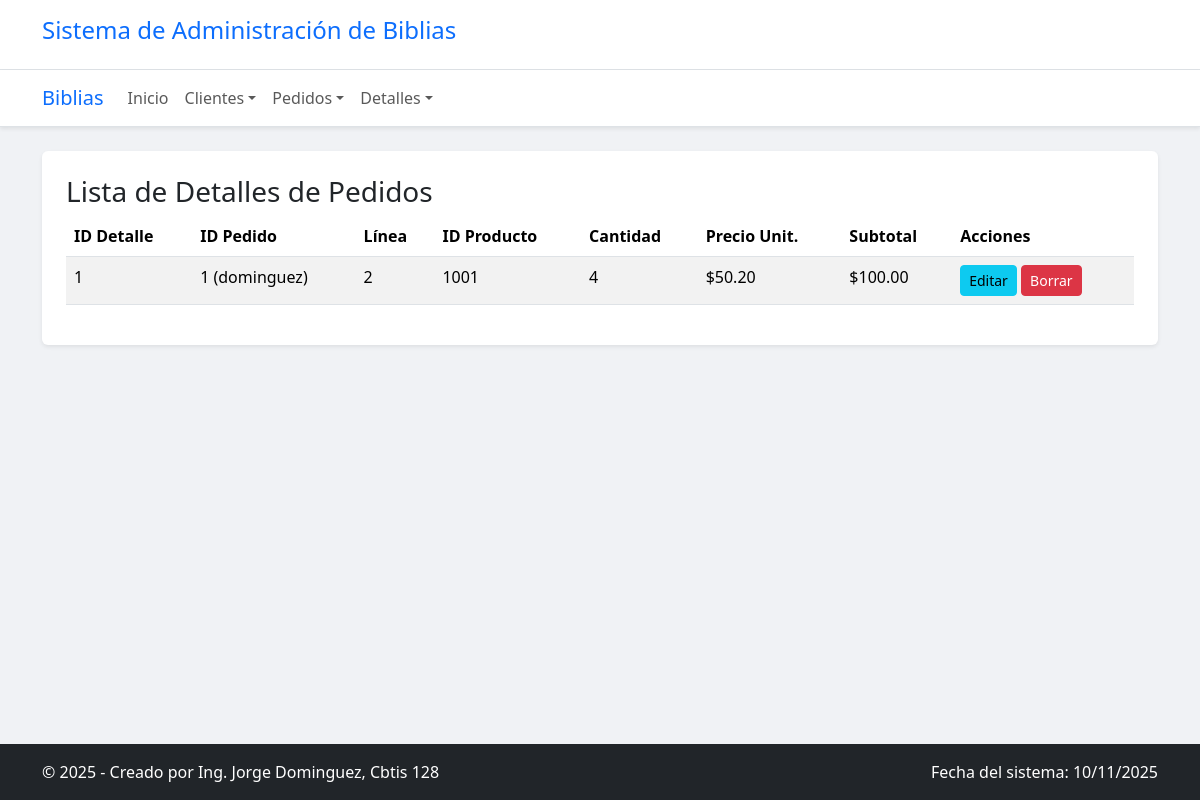
The page /detalles/ on the database its author committed.
### app_Biblia/models.py (models this page shows, shortened)
class DetallePedido(models.Model):
    cantidad = models.PositiveIntegerField(default=1)
    precio_venta_unitario = models.DecimalField(max_digits=10, decimal_places=2)
    subtotal_detalle = models.DecimalField(max_digits=10, decimal_places=2)
    porcentaje_descuento = models.DecimalField(max_digits=5, decimal_places=2, default=0)
    impuesto_detalle = models.DecimalField(max_digits=10, decimal_places=2, default=0)
    notas_item = models.CharField(max_length=255, blank=True, null=True)
    numero_linea = models.PositiveIntegerField()
    producto_id = models.IntegerField() # Como indica el PDF, lo dejamos como Integer
    pedido = models.ForeignKey(
        Pedido,
        on_delete=models.CASCADE,
        related_name="detalles"
    )
    class Meta:
        verbose_name_plural = "Detalles de Pedido"
        ordering = ['pedido', 'numero_linea']

class Pedido(models.Model):
    fecha_hora = models.DateTimeField(auto_now_add=True)
    total_neto = models.DecimalField(max_digits=10, decimal_places=2, default=0)
    metodo_pago = models.CharField(max_length=50)
    estado_pedido = models.CharField(max_length=50, default='Pendiente')
    impuesto_total = models.DecimalField(max_digits=10, decimal_places=2, default=0)
    costo_envio = models.DecimalField(max_digits=10, decimal_places=2, default=0)
    direccion_envio = models.CharField(max_length=255)
    cliente = models.ForeignKey(
        ClienteGlobal,
        on_delete=models.CASCADE,
        related_name="pedidos"
    )

class ClienteGlobal(models.Model):
    nombre = models.CharField(max_length=100)
    apellido = models.CharField(max_length=100)
    email = models.CharField(max_length=255, unique=True)
    fecha_nacimiento = models.DateField(null=True, blank=True)
    pais_residencia = models.CharField(max_length=100)
    codigo_postal = models.CharField(max_length=15, null=True, blank=True)
    telefono = models.CharField(max_length=20, null=True, blank=True)

### app_Biblia/views.py (the view)
# urls.py: path('detalles/', views.ver_detalles, name='ver_detalles'),
def ver_detalles(request):
    detalles = DetallePedido.objects.all().order_by('pedido', 'numero_linea')
    return render(request, 'detalle_pedido/ver_detalles.html', {'detalles': detalles})

### app_Biblia/templates/detalle_pedido/ver_detalles.html
{% extends 'base.html' %}
{% block content %}
<h3>Lista de Detalles de Pedidos</h3>
<table class="table table-striped">
  <thead>
    <tr>
      <th>ID Detalle</th>
      <th>ID Pedido</th>
      <th>Línea</th>
      <th>ID Producto</th>
      <th>Cantidad</th>
      <th>Precio Unit.</th>
      <th>Subtotal</th>
      <th>Acciones</th>
    </tr>
  </thead>
  <tbody>
    {% for d in detalles %}
    <tr>
      <td>{{ d.id }}</td>
      <td>{{ d.pedido.id }} ({{ d.pedido.cliente.apellido }})</td>
      <td>{{ d.numero_linea }}</td>
      <td>{{ d.producto_id }}</td>
      <td>{{ d.cantidad }}</td>
      <td>${{ d.precio_venta_unitario }}</td>
      <td>${{ d.subtotal_detalle }}</td>
      <td>
        <a class="btn btn-sm btn-info" href="{% url 'actualizar_detalle_pedido' d.id %}">Editar</a>
        <a class="btn btn-sm btn-danger" href="{% url 'borrar_detalle_pedido' d.id %}">Borrar</a>
      </td>
    </tr>
    {% empty %}
    <tr><td colspan="8">No hay detalles de pedido.</td></tr>
    {% endfor %}
  </tbody>
</table>
{% endblock %}

### app_Biblia/templates/base.html (style rules this page uses)
body { background-color: #f0f2f5; }
.btn-info { background-color: #0dcaf0; border-color: #0dcaf0; color: #000; }
.btn-danger { background-color: #dc3545; border-color: #dc3545; }

### rows shown on the page
DetallePedido: id "1", pedido.id "1", pedido.cliente.apellido "dominguez", numero_linea "2", producto_id "1001", cantidad "4", precio_venta_unitario "50.20", subtotal_detalle "100.00"
